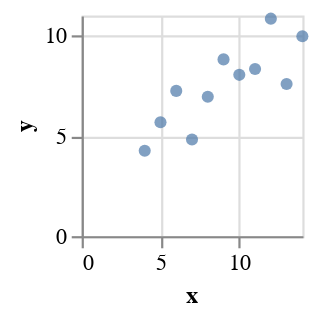

Source (notebook cell):
### Code cell
charts[0]

### Figure 1 — Vega-Lite specification as saved in the notebook (floating-point values rounded to 4 significant figures)
{"config": {"view": {"continuousWidth": 400, "continuousHeight": 300}}, "data": {"name": "data-dc04197eadb05e03e953a5714f4c35b4"}, "mark": "circle", "encoding": {"x": {"field": "x", "type": "quantitative"}, "y": {"field": "y", "type": "quantitative"}}, "height": 100, "width": 100, "$schema": "https://vega.github.io/schema/vega-lite/v4.17.0.json", "datasets": {"data-dc04197eadb05e03e953a5714f4c35b4": [{"Unnamed: 0": 0, "x": 10.0, "y": 8.04}, {"Unnamed: 0": 1, "x": 8.0, "y": 6.95}, {"Unnamed: 0": 2, "x": 13.0, "y": 7.58}, {"Unnamed: 0": 3, "x": 9.0, "y": 8.81}, {"Unnamed: 0": 4, "x": 11.0, "y": 8.33}, {"Unnamed: 0": 5, "x": 14.0, "y": 9.96}, {"Unnamed: 0": 6, "x": 6.0, "y": 7.24}, {"Unnamed: 0": 7, "x": 4.0, "y": 4.26}, {"Unnamed: 0": 8, "x": 12.0, "y": 10.84}, {"Unnamed: 0": 9, "x": 7.0, "y": 4.82}, {"Unnamed: 0": 10, "x": 5.0, "y": 5.68}]}}
